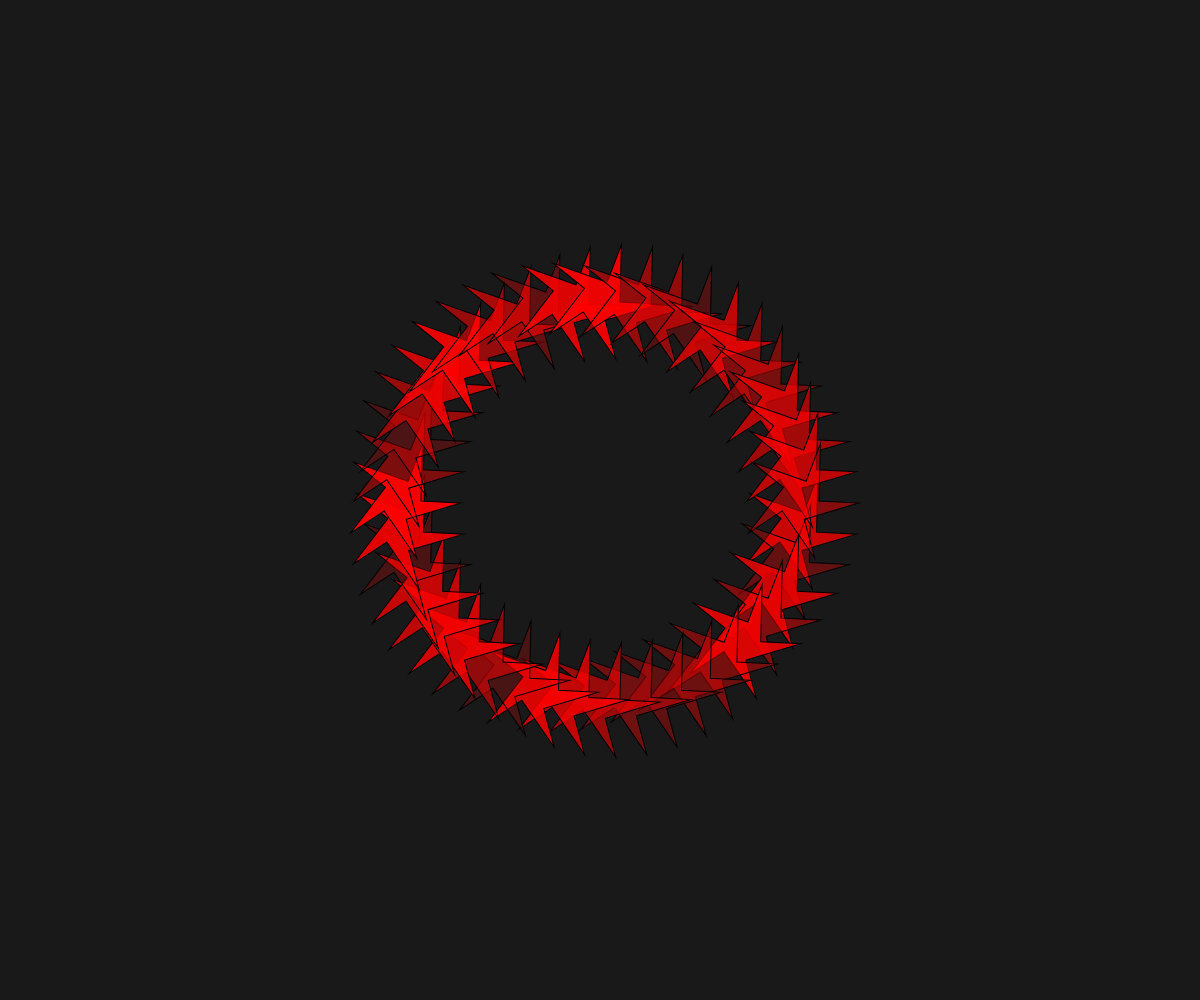
Frame 1 (no input)
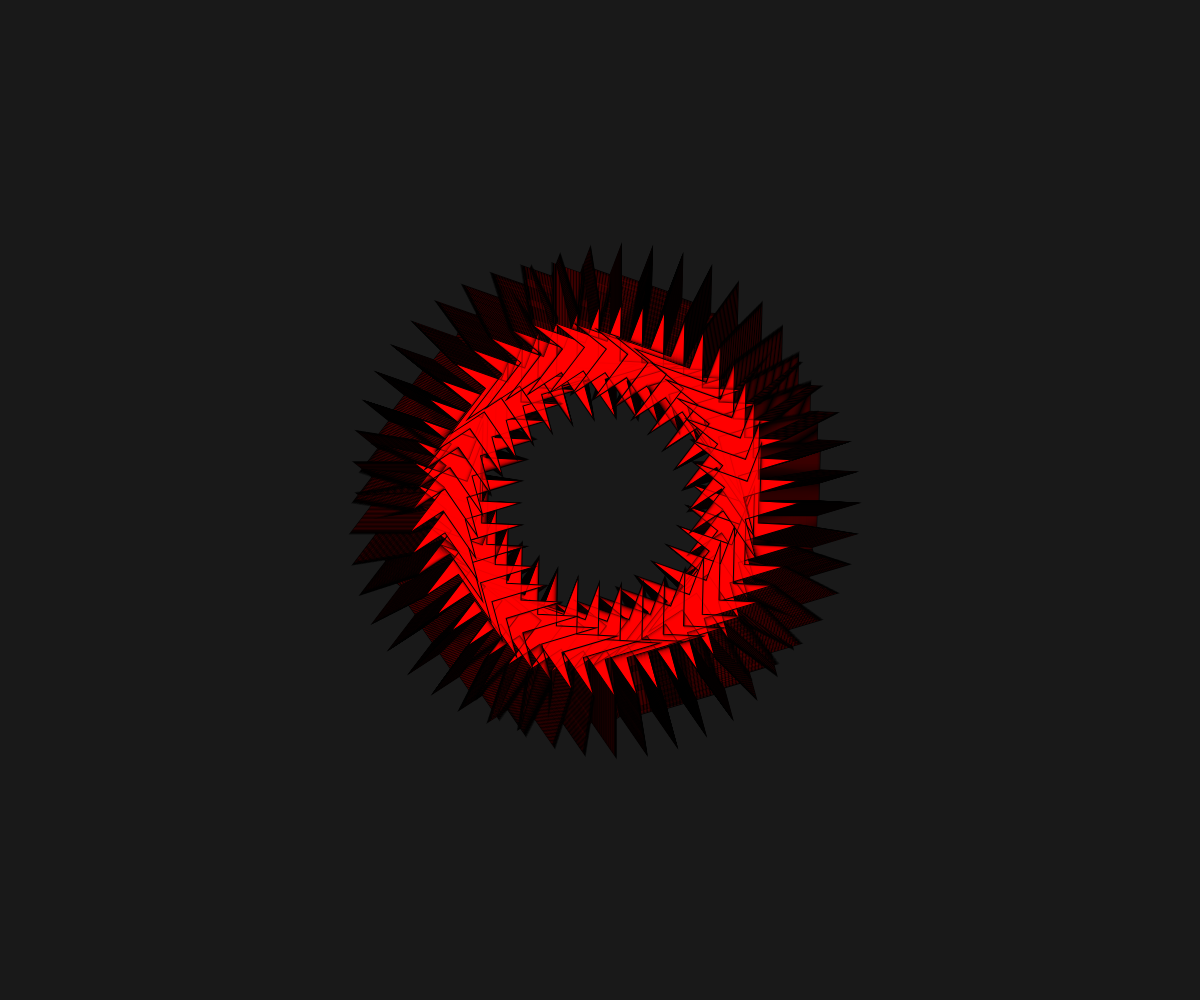
Frame 60 (no input)
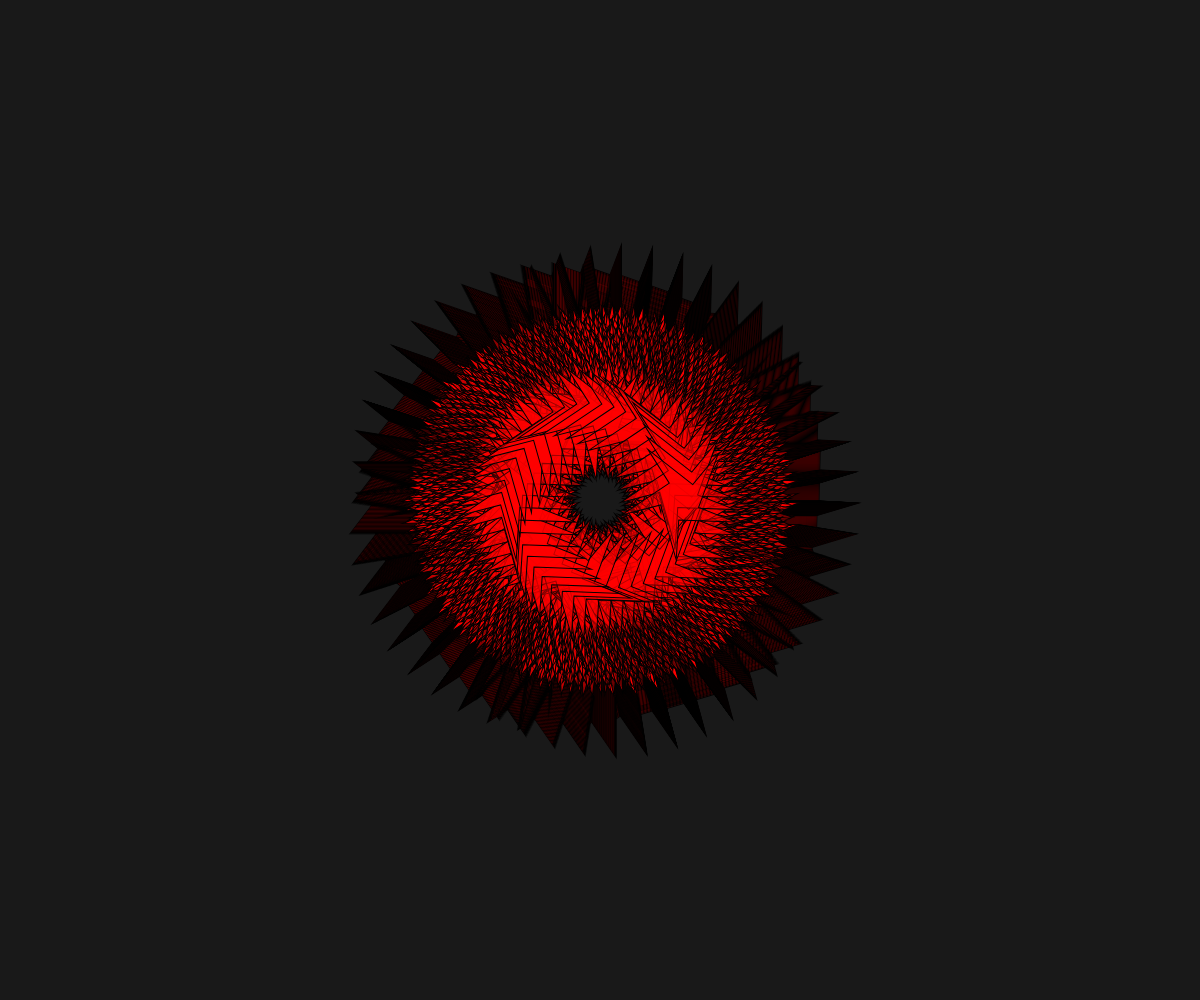
Frame 120 (the mouse pressed at the canvas centre since frame 60)

The p5.js sketch that drew these frames (run headless with seeded random() and noise() and a simulated clock; from frame 60 on, the mouse is pressed at the canvas centre):

// p5.js sketch
// ── sketch.js
/**
 * Tucker Johnson
 * Creative Coding Spring 2022
 */

// Variables that are needed across the entire scope of this program
var starInPlace = [];   // Array to hold all Shape objects
let inPlaceNum = 40;    // Number of Shapes to be stored in starInPlace array
let stopped = false;    // Is only true when user executed command to terminate drawing

// Setup P5 Method
function setup() {
    createCanvas(windowWidth, windowHeight);
    background(25);
    let radii = 0
    for (let i = 0; i < inPlaceNum; i++) {
        let d = 100;
        let xVal = (width / 2) + 200 * Math.cos(radii);
        let yVal = (height / 2) + 200 * Math.sin(radii);
        radii = radii + (360 / inPlaceNum) * Math.PI / 180;
        let a = 0.05;//random(0.07, 0.05);
        let e = 0.01;
        let color = [255, 0, 0, 255];
        let o = random(40, 255);
        let p = 5;
        //xVal, yVal, diameter, iangle, color, ease, opacity, starPoints
        starInPlace.push(new Shape(xVal, yVal, d, a, color, e, o, p, radii, 200));
    }
    rectMode(CENTER);
}
// Reinitializes the array by repopulating it with inPlaceNum number of stars
function resetSketch() {
    starInPlace = [];
    let radii = 0
    for (let i = 0; i < inPlaceNum; i++) {
        let d = 100;
        let xVal = (width / 2) + 200 * Math.cos(radii);
        let yVal = (height / 2) + 200 * Math.sin(radii);
        radii = radii + (360 / inPlaceNum) * Math.PI / 180;
        let a = 0.05;//random(0.07, 0.05);
        let e = 0.01;
        let color = [255, 0, 0, 255];
        let o = random(40, 255);
        let p = 5;
        //xVal, yVal, diameter, iangle, color, ease, opacity, starPoints
        starInPlace.push(new Shape(xVal, yVal, d, a, color, e, o, p, radii, 200));
    }
}
// Draw P5 method
function draw() {
    background(0, 0);
    if (keyIsDown(67)) {
        // When key (C) is pressed the sketch clears
        fill(0, 0, 0, 15);
        rect(width / 2, height / 2, innerWidth, innerHeight);
    }
    if (keyIsDown(82)) {
        // When key (R) is pressed the sketch resets
        resetSketch();
        stopped = false;
    }
    if (keyIsDown(83)) {
        // When key (S) is pressed the stars disappear
        stopFunction();
        stopped = true;
    }
    // Only draw if the stop variable is false
    if (stopped == false) {
        for (let i = 0; i < inPlaceNum; i++) {
            push();
            starInPlace[i].move();
            starInPlace[i].display();
            pop();
        }
    }

}
// function to define star objects 
class Shape {
    // Constructor to create star object
    constructor(xVal, yVal, diameter, iangle, color, ease, opacity, starPoints, radii, move) {
        this.xVal = xVal;   // change to vector
        this.yVal = yVal;
        this.d = diameter;  // Size of shape
        this.ia = iangle;   // Angle to update rotation
        this.a = this.ia;   // Angle to update rotation
        this.c = color;     // Color of stars
        this.e = ease;      // Ease of movement of rotation
        this.o = opacity;   // Opacity value
        this.p = starPoints;// How many points there are on the stars
        this.rai = radii;   // Helps determine what position star will take in circle orientation
        this.m = move;      // Helps increase the vector of each star when the circle is increasing or decreasing


        // Display Object
        this.display = function () {
            fill(this.c[0], this.c[1], this.c[2], this.o);
            ninjaStar(0, 0, this.d / 5, this.p);
        }

        // Function that handles moving and updating the rotation
        // of the stars.
        this.move = function () {
            // Based on the mouse position either increase or decrease the mouse rotation
            // speed
            if (mouseY > height / 2) {
                this.a -= mouseX * this.ia * this.e;
                this.a -= mouseY * this.ia * this.e;
            } else {
                this.a += mouseX * this.ia * this.e;
                this.a += mouseY * this.ia * this.e;
            }
            // Logic that handles moving the mouse toward or away from the center of the canvas
            if (mouseX > width / 2) {
                this.m += 1;
                this.xVal = (width / 2) + (this.m) * Math.cos(this.rai);
                this.yVal = (height / 2) + (this.m) * Math.sin(this.rai);
            } 
            else {
                this.m -= 1;
                this.xVal = (width / 2) + this.m * Math.cos(this.rai);
                this.yVal = (height / 2) + this.m * Math.sin(this.rai);
            }

            translate(this.xVal, this.yVal);
            rotate(this.a);
        }
    }
}
// Terminates all the stars by popping them all from their array
function stopFunction() {
    for (let i = 0; i < inPlaceNum; i++) {
        starInPlace.pop();
    }
}
// When the mouse is released after being pressed the color of
// the stars are changed
function mouseReleased() {
    let color = [random(0, 255), random(0, 255), random(0, 255)];
    for (let i = 0; i < inPlaceNum; i++) {
        starInPlace[i].c = color;
    }

}

// Draws a ninja like star - star but offset // method works
// best with odd number values 
function ninjaStar(centerX, centerY, radius, numPoints) {
    beginShape();
    let radii = 0;
    for (let i = 0; i < numPoints; i++) {
        let xVal = centerX + (radius * 3) * Math.cos(radii);
        let yVal = centerY + (radius * 3) * Math.sin(radii);

        vertex(xVal, yVal);
        radii = radii + (360 / numPoints) * Math.PI / 180;

        let x1 = centerX + (radius) * Math.cos(radii);
        let y1 = centerY + (radius) * Math.sin(radii);
        vertex(x1, y1);
    }
    endShape(CLOSE);
}
